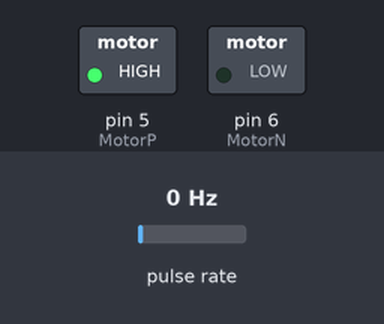
Recording of a sketch running on a simulated Arduino Uno, built with avr-gcc and run on an emulated ATmega328P. Shown: switched loads named in the sketch (green lamp = pin HIGH). Wiring (inferred from the names in the program): pulse sensor: data pin 2. The inputs (shaded band) are chosen by the test bench; at power-on: pulse rate 0 Hz. What the sketch prints to the serial monitor is not drawn.

Above: at 0.1 s.
Timing chart, 0 to 1.6 s (numbered marks = the images above):
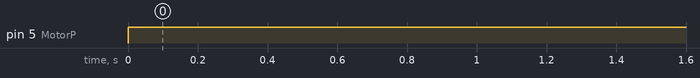

The sketch:

motor_PID.ino
```cpp
#define MotorP 5
#define MotorN 6
#define Encoder1 2
#define Encoder2 3

  volatile unsigned long tachoBefore = 0;//クランクセンサーの前回の反応時の時間
  volatile unsigned long tachoAfter = 0;//クランクセンサーの今回の反応時の時間
  volatile unsigned long tachoWidth = 0;//クランク一回転の時間　tachoAfter - tachoBefore
  volatile float tachoRpm = 0;//エンジンの回転数[rpm]
double pre_err = 0;

  void tacho()
  {
  tachoAfter = micros();//現在の時刻を記録
  tachoWidth = tachoAfter - tachoBefore;//前回と今回の時間の差を計算
  tachoBefore = tachoAfter;//今回の値を前回の値に代入する
  tachoRpm = 60000000.0 / (75*tachoWidth);//タイヤの回転数[rpm]を計算
  }

void setup()
{
  Serial.begin(115200);
  pinMode(MotorP,OUTPUT);
  pinMode(MotorN,OUTPUT);
  pinMode(Encoder1,INPUT);
  pinMode(Encoder2,INPUT);
  attachInterrupt(0,tacho,RISING);
}

int PID(int MAX,int MIN,float current,float ref)
{
  double dt = 0.001;
  int Width = MAX-MIN;
  int Pgain= 1;
  int Igain =1;
  int Dgain =0;
  static double P = 0;
  static double I = 0;
  static double D = 0;
  static double controll = 0;
  double err = ref - current;
  P = Pgain*err;
  I += Igain*err*dt;
  D = Dgain*(err-pre_err)/dt;
  controll = P + I + D;

  if(controll > MAX)
  {
    return MAX;
    }
  if(controll < MIN)
  {
    return MIN;
  }
  if(controll < MAX && controll > MIN)
  {
  return controll;
  }
  pre_err = err;
 }


void loop()
{
int ref = 90;
int manu = PID(255,10,tachoRpm,ref);
  analogWrite(5,255);
  analogWrite(6,0);
Serial.print(tachoRpm);
Serial.print(",");
Serial.println(manu);
}
```

Measured:
- by itself, pin 5 (MotorP): LOW → HIGH at 0.00 s
